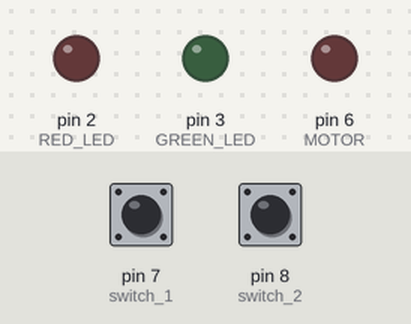
This sketch was run on a simulated Arduino Uno, built with avr-gcc and run on an emulated ATmega328P. Shown: output pins drawn as LEDs (lit = HIGH). The test bench sets the inputs (shaded band); at power-on: pin 7 (switch_1) LOW, pin 8 (switch_2) LOW.

Above: at 1.2 s.
1.3 s: pin 7 (switch_1) pulled HIGH for 0.15 s
At 1.6 s:
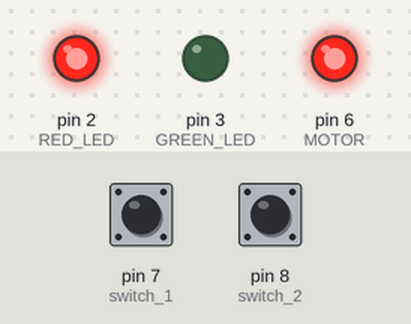
2.9 s: pin 8 (switch_2) pulled HIGH for 0.15 s
At 4.0 s:
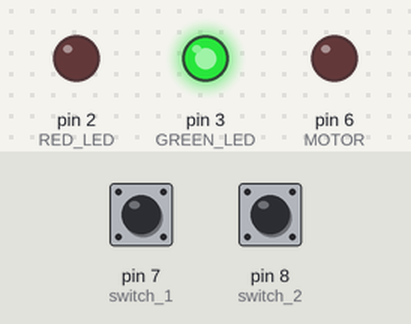
4.5 s: pin 7 (switch_1) pulled HIGH for 1 s
At 5.2 s:
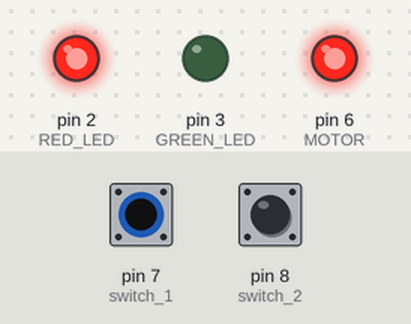
7.0 s: pin 8 (switch_2) pulled HIGH for 1 s
At 8.3 s:
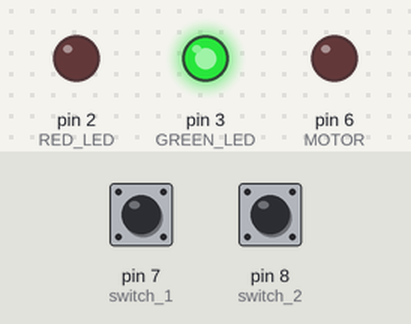
Timing chart, 0 to 10.0 s (numbered marks = the images above; inputs shaded):
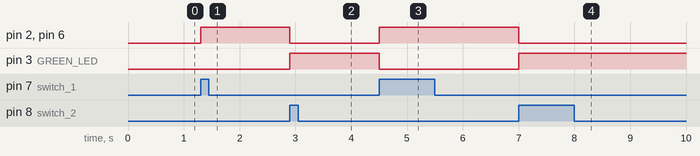

Measured:
- after the input at 1.3 s, pin 2 (RED_LED), pin 6 (MOTOR): LOW → HIGH at once
- after the input at 2.9 s, pin 2 (RED_LED), pin 6 (MOTOR): HIGH → LOW at once; pin 3 (GREEN_LED): LOW → HIGH at once
- after the input at 4.5 s, pin 2 (RED_LED), pin 6 (MOTOR): LOW → HIGH at once; pin 3 (GREEN_LED): HIGH → LOW at once
- after the input at 7.0 s, pin 2 (RED_LED), pin 6 (MOTOR): HIGH → LOW at once; pin 3 (GREEN_LED): LOW → HIGH at once

The sketch:

sketch.ino
```cpp
# define switch_1 7
# define switch_2 8
# define RED_LED 2
# define GREEN_LED 3
# define MOTOR 6

// Initializing both pushbottons in the off position
int switch_1_state = LOW;
int switch_2_state = LOW;

void setup() {

  // Defining IO
  pinMode(switch_1, INPUT);
  pinMode(switch_2, INPUT);
  pinMode(RED_LED, OUTPUT);
  pinMode(GREEN_LED, OUTPUT);
  pinMode(MOTOR, OUTPUT);

}

void loop() {

  // Determining the state of both swithces
  switch_1_state = digitalRead(switch_1);
  switch_2_state = digitalRead(switch_2);

  // IF the first swithc is pressed
  if (switch_1_state == HIGH && switch_2_state == LOW) {

    // Turn on the motor
    digitalWrite(MOTOR, HIGH);

    // Turn red LED on and green LED off
    digitalWrite(RED_LED, HIGH);
    digitalWrite(GREEN_LED, LOW);

    // Set state of swich 1 to off
    switch_1_state == LOW;

  }

  // If swith 2 is pressed
  else if (switch_2_state == HIGH && switch_1_state == LOW) {

    // Turn the motor off
    digitalWrite(MOTOR, LOW);

    // Turn the red LED off and green LED on
    digitalWrite(RED_LED, LOW);
    digitalWrite(GREEN_LED, HIGH);

    // Set the state of switch 2 back to 0
    switch_2_state == LOW;

  }

  // If both buttons are pressed simultaneously
  else if (switch_1_state == HIGH && switch_2_state == HIGH) {

    // Turn the motor off
    digitalWrite(MOTOR, LOW);

    // Turn the red LED off and the green LED on
    digitalWrite(RED_LED, LOW);
    digitalWrite(GREEN_LED, HIGH);

    // Set the state of both swithces to 0
    switch_1_state == LOW;
    switch_2_state == LOW;

  }

}
```
